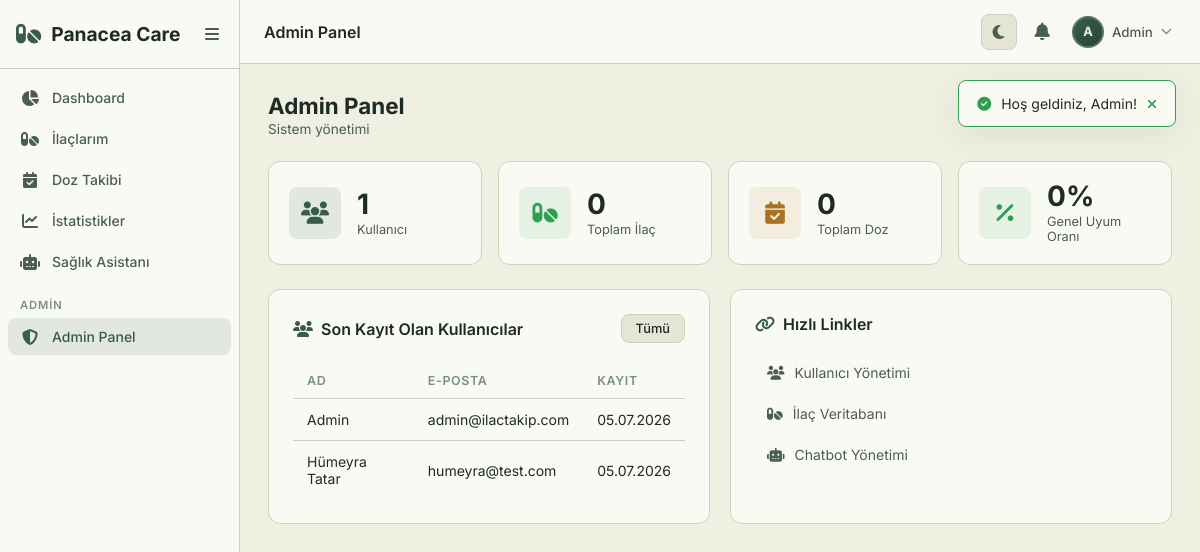
/admin/index.php (signed in), run on the app's committed database.
### tables this page shows
CREATE TABLE IF NOT EXISTS users (
    id INT AUTO_INCREMENT PRIMARY KEY,
    name VARCHAR(100) NOT NULL,
    email VARCHAR(150) UNIQUE NOT NULL,
    password VARCHAR(255) NOT NULL,
    role ENUM('user', 'admin') DEFAULT 'user',
    avatar VARCHAR(255) DEFAULT NULL,
    phone VARCHAR(20) DEFAULT NULL,
    birth_date DATE DEFAULT NULL,
    created_at TIMESTAMP DEFAULT CURRENT_TIMESTAMP,
    updated_at TIMESTAMP DEFAULT CURRENT_TIMESTAMP ON UPDATE CURRENT_TIMESTAMP
);

### includes/auth.php (called while the page is built, shortened)
<?php
require_once __DIR__ . '/db.php';
function isLoggedIn() {
    return isset($_SESSION['user_id']) && !empty($_SESSION['user_id']);
}
function isAdmin() {
    return isset($_SESSION['role']) && $_SESSION['role'] === 'admin';
}
function e($str) {
    return htmlspecialchars($str ?? '', ENT_QUOTES, 'UTF-8');
}
function getFlash() {
    if (isset($_SESSION['flash'])) {
        $flash = $_SESSION['flash'];
        return $flash;
    }
    return null;
}
function getCurrentUser() {
    global $pdo;
    $stmt = $pdo->prepare("SELECT * FROM users WHERE id = ?");
    $stmt->execute([$_SESSION['user_id']]);
    return $stmt->fetch();
}

### includes/db.php (called while the page is built, shortened)
<?php
function formatDate($date) {
    return date('d.m.Y', strtotime($date));
}

### admin/index.php (the view, shortened to what this page needs)
<?php
require_once __DIR__ . '/../includes/auth.php';
$totalUsers = $pdo->query("SELECT COUNT(*) FROM users WHERE role='user'")->fetchColumn();
$totalMeds  = $pdo->query("SELECT COUNT(*) FROM medications")->fetchColumn();
$totalDoses = $pdo->query("SELECT COUNT(*) FROM dose_logs")->fetchColumn();
$takenRate  = $pdo->query("SELECT ROUND(SUM(status='taken')/COUNT(*)*100,1) FROM dose_logs WHERE status!='pending'")->fetchColumn() ?? 0;
$recentUsers = $pdo->query("SELECT id,name,email,created_at FROM users ORDER BY created_at DESC LIMIT 5")->fetchAll();
$pageTitle = 'Admin Panel';
include __DIR__ . '/../includes/header.php';
?>
<div class="page-header">
  <div><h1>Admin Panel</h1><p>Sistem yönetimi</p></div>
</div>
<div class="stats-grid">
  <div class="stat-card"><div class="stat-icon blue"><i class="fas fa-users"></i></div><div><div class="stat-value"><?=$totalUsers?></div><div class="stat-label">Kullanıcı</div></div></div>
  <div class="stat-card"><div class="stat-icon green"><i class="fas fa-pills"></i></div><div><div class="stat-value"><?=$totalMeds?></div><div class="stat-label">Toplam İlaç</div></div></div>
  <div class="stat-card"><div class="stat-icon yellow"><i class="fas fa-calendar-check"></i></div><div><div class="stat-value"><?=$totalDoses?></div><div class="stat-label">Toplam Doz</div></div></div>
  <div class="stat-card"><div class="stat-icon green"><i class="fas fa-percent"></i></div><div><div class="stat-value"><?=$takenRate?>%</div><div class="stat-label">Genel Uyum Oranı</div></div></div>
</div>
<div class="grid-2">
  <div class="card">
    <div class="card-header"><div class="card-title"><i class="fas fa-users"></i> Son Kayıt Olan Kullanıcılar</div><a href="<?=SITE_URL?>/admin/users.php" class="btn btn-sm btn-secondary">Tümü</a></div>
    <div class="table-wrap"><table>
      <thead><tr><th>Ad</th><th>E-posta</th><th>Kayıt</th></tr></thead>
      <tbody>
      <?php foreach($recentUsers as $u): ?>
      <tr><td><?=e($u['name'])?></td><td><?=e($u['email'])?></td><td><?=formatDate($u['created_at'])?></td></tr>
      <?php endforeach; ?>
      </tbody>
    </table></div>
  </div>
  <div class="card">
    <div class="card-header"><div class="card-title"><i class="fas fa-link"></i> Hızlı Linkler</div></div>
    <div class="admin-nav">
      <a href="<?=SITE_URL?>/admin/users.php"><i class="fas fa-users"></i> Kullanıcı Yönetimi</a>
      <a href="<?=SITE_URL?>/admin/medications_db.php"><i class="fas fa-pills"></i> İlaç Veritabanı</a>
      <a href="<?=SITE_URL?>/admin/chatbot_manage.php"><i class="fas fa-robot"></i> Chatbot Yönetimi</a>
    </div>
  </div>
</div>
<?php include __DIR__ . '/../includes/footer.php'; ?>

### includes/header.php (shortened to what this page needs)
<?php
require_once __DIR__ . '/auth.php';
$flash = getFlash();
$currentUser = isLoggedIn() ? getCurrentUser() : null;
?>
<!DOCTYPE html>
<html lang="tr">
<head>
    <link rel="stylesheet" href="https://cdnjs.cloudflare.com/ajax/libs/font-awesome/6.5.0/css/all.min.css">
    <link rel="stylesheet" href="<?= SITE_URL ?>/assets/css/style.css">
</head>
<body>
<?php if (isLoggedIn()): ?>
<nav class="sidebar" id="sidebar">
    <div class="sidebar-header">
        <div class="logo">
            <i class="fas fa-pills"></i>
            <span>Panacea Care</span>
        </div>
        <button class="sidebar-toggle" id="sidebarToggle">
            <i class="fas fa-bars"></i>
        </button>
    </div>
    <ul class="nav-menu">
        <li class="nav-item">
            <a href="<?= SITE_URL ?>/dashboard.php" class="nav-link <?= basename($_SERVER['PHP_SELF']) === 'dashboard.php' ? 'active' : '' ?>">
                <i class="fas fa-chart-pie"></i>
                <span>Dashboard</span>
            </a>
        </li>
        <li class="nav-item">
            <a href="<?= SITE_URL ?>/medications.php" class="nav-link <?= in_array(basename($_SERVER['PHP_SELF']), ['medications.php', 'add_medication.php', 'edit_medication.php']) ? 'active' : '' ?>">
                <i class="fas fa-pills"></i>
                <span>İlaçlarım</span>
            </a>
        </li>
        <li class="nav-item">
            <a href="<?= SITE_URL ?>/dose_log.php" class="nav-link <?= basename($_SERVER['PHP_SELF']) === 'dose_log.php' ? 'active' : '' ?>">
                <i class="fas fa-calendar-check"></i>
                <span>Doz Takibi</span>
            </a>
        </li>
        <li class="nav-item">
            <a href="<?= SITE_URL ?>/statistics.php" class="nav-link <?= basename($_SERVER['PHP_SELF']) === 'statistics.php' ? 'active' : '' ?>">
                <i class="fas fa-chart-line"></i>
                <span>İstatistikler</span>
            </a>
        </li>
        <li class="nav-item">
            <a href="<?= SITE_URL ?>/chatbot.php" class="nav-link <?= basename($_SERVER['PHP_SELF']) === 'chatbot.php' ? 'active' : '' ?>">
                <i class="fas fa-robot"></i>
                <span>Sağlık Asistanı</span>
            </a>
        </li>
        <?php if (isAdmin()): ?>
        <li class="nav-separator"><span>Admin</span></li>
        <li class="nav-item">
            <a href="<?= SITE_URL ?>/admin/index.php" class="nav-link <?= strpos($_SERVER['PHP_SELF'], '/admin/') !== false ? 'active' : '' ?>">
                <i class="fas fa-shield-halved"></i>
                <span>Admin Panel</span>
            </a>
        </li>
        <?php endif; ?>
    </ul>
</nav>
<header class="topbar">
    <div class="topbar-title"><?= isset($pageTitle) ? e($pageTitle) : 'Dashboard' ?></div>
    <div class="topbar-actions">
        <button class="theme-toggle" id="themeToggle" title="Tema değiştir">
            <i class="fas fa-moon" id="themeIcon"></i>
        </button>
        <div class="notif-wrapper">
            <button class="notif-btn" id="notifBtn" title="Bildirimler">
                <i class="fas fa-bell"></i>
            </button>
        </div>
        <div class="user-wrapper" style="position:relative;">
            <button class="topbar-user-btn" id="userBtn" style="background:none;border:none;cursor:pointer;display:flex;align-items:center;gap:8px;padding:4px;border-radius:8px;transition:var(--transition);">
                <div class="user-avatar-sm" style="width:32px;height:32px;border-radius:50%;background:linear-gradient(135deg, var(--primary), var(--primary-dark));color:#EFF0E1;display:flex;align-items:center;justify-content:center;font-weight:700;font-size:0.8rem;border:2px solid rgba(239,240,225,0.2);">
                    <?= strtoupper(substr($currentUser['name'], 0, 1)) ?>
                </div>
                <span class="topbar-user" style="font-weight:500;color:var(--text2);"><?= e(explode(' ', $currentUser['name'])[0]) ?></span>
                <i class="fas fa-chevron-down" style="font-size:0.7rem;color:var(--text3);"></i>
            </button>
        </div>
    </div>
</header>
<main class="main-content" id="mainContent">
<?php endif; ?>
<?php if ($flash): ?>
<div class="flash-message flash-<?= e($flash['type']) ?>" id="flashMessage">
    <i class="fas fa-<?= $flash['type'] === 'success' ? 'check-circle' : ($flash['type'] === 'error' ? 'exclamation-circle' : 'info-circle') ?>"></i>
    <?= e($flash['message']) ?>
    <button onclick="this.parentElement.remove()"><i class="fas fa-times"></i></button>
</div>
<?php endif; ?>

### data on the page
users: name "A", name "Admin", email "admin@ilactakip.com", created_at "05.07.2026"
users: name "Hümeyra Tatar", email "humeyra@test.com", created_at "05.07.2026"

### other printed values
$pageTitle "Admin Panel"
$flash['message'] "Hoş geldiniz, Admin!"
$totalUsers "1"
$totalMeds "0"
$totalDoses "0"
$takenRate "0"
